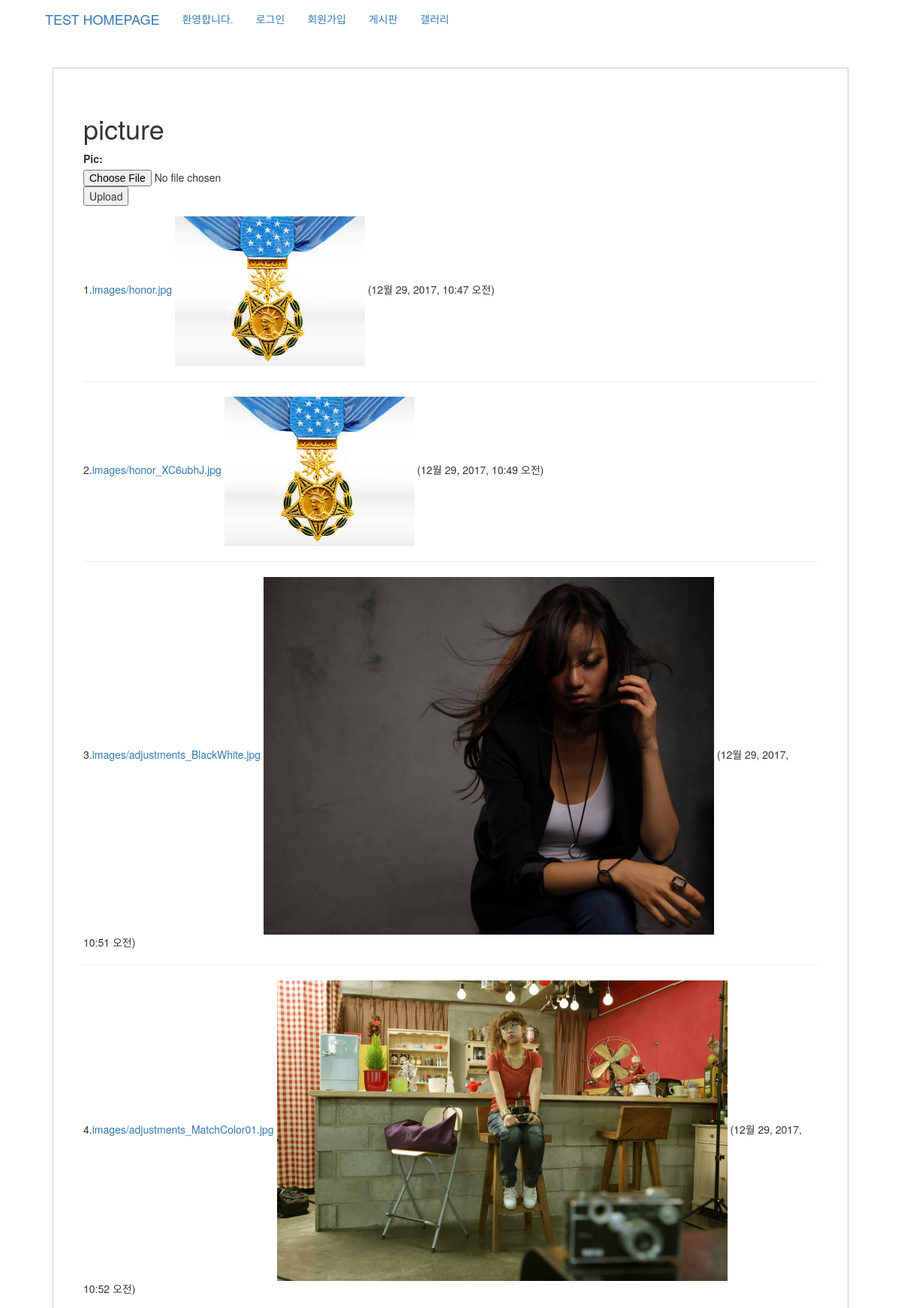
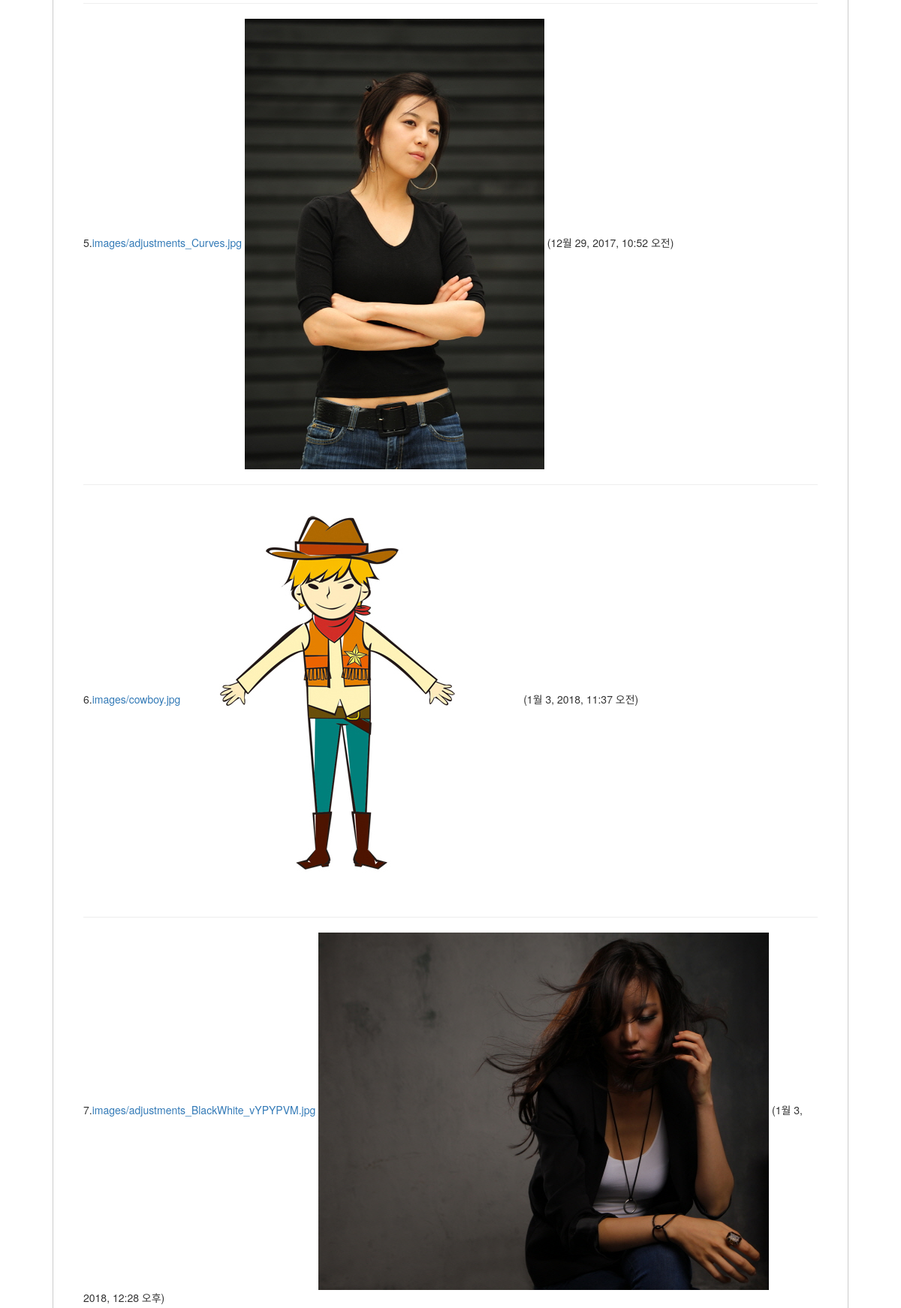
The page /board/upload/ (upper part) on the database its author committed (2 pictures, top to bottom).
### board/models.py (models this page shows)
class Upload(models.Model):
    pic = models.FileField(upload_to="images/")
    upload_date=models.DateTimeField(auto_now_add =True)

### board/views.py (the view)
def image(request):
    if request.method=="POST":
        img = UploadForm(request.POST, request.FILES)
        if img.is_valid():
            img.save()
            images=Upload.objects.all()
            return render(request,'board/image.html',{'form':img,'images':images})
    else:
        img=UploadForm()
        images=Upload.objects.all()
    return render(request,'board/image.html',{'form':img,'images':images})

### board/models.py
class UploadForm(ModelForm):
    class Meta:
        model = Upload
        fields = ('pic',)

### board/templates/board/image.html
{% extends 'board/base_board.html' %}
{% block content %}
<div style="padding:40px;margin:40px;border:1px solid #ccc">
    <h1>picture</h1>
    <form action="#" method="post" enctype="multipart/form-data">
        {% csrf_token %} {{form}}
        <input type="submit" value="Upload" />
    </form>
    {% for img in images %}
        {{forloop.counter}}.<a href="{{ img.pic.url }}">{{ img.pic.name }}</a>
        <img src="{{ img.pic.url }}" alt="{{ img.pic.name }}">
        ({{img.upload_date}})<hr />
    {% endfor %}
</div>
{% endblock %}

### rows shown on the page
Upload: pic.name "images/honor.jpg", pic (picture), upload_date "12월 29, 2017, 10:47 오전"
Upload: pic.name "images/honor_XC6ubhJ.jpg", pic (picture), upload_date "12월 29, 2017, 10:49 오전"
Upload: pic.name "images/adjustments_BlackWhite.jpg", pic (picture), upload_date "12월 29, 2017, 10:51 오전"
Upload: pic.name "images/adjustments_MatchColor01.jpg", pic (picture), upload_date "12월 29, 2017, 10:52 오전"
Upload: pic.name "images/adjustments_Curves.jpg", pic (picture), upload_date "12월 29, 2017, 10:52 오전"
Upload: pic.name "images/cowboy.jpg", pic (picture), upload_date "1월 3, 2018, 11:37 오전"
Upload: pic.name "images/adjustments_BlackWhite_vYPYPVM.jpg", pic (picture), upload_date "1월 3, 2018, 12:28 오후"
